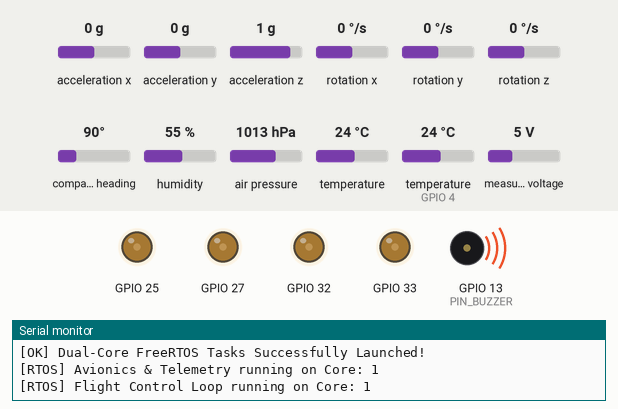
Bench run of a sketch on a simulated ESP32. On the bench: output pins drawn as LEDs (lit = HIGH), buzzer (waves = sounding, pin HIGH), the last lines printed to the serial monitor. Wiring (inferred from the names in the program): DHT11 sensor: data GPIO 4; QMC5883L compass at I2C address 0x0D; INA219 current sensor at I2C address 0x40; MPU-6050 motion sensor at I2C address 0x68; BMP280 pressure sensor at I2C address 0x76. The inputs (shaded band) are chosen by the test bench; at power-on: acceleration x 0 g, acceleration y 0 g, acceleration z 1 g, rotation x 0 °/s, rotation y 0 °/s, rotation z 0 °/s, compass heading 90°, humidity 55 %, air pressure 1013 hPa, temperature 24 °C, temperature (sensor on GPIO 4) 24 °C, measured voltage 5 V. Pins used as bus, display or sensor lines are not drawn.

Above: at 3.38 s.
At 3.64 s:
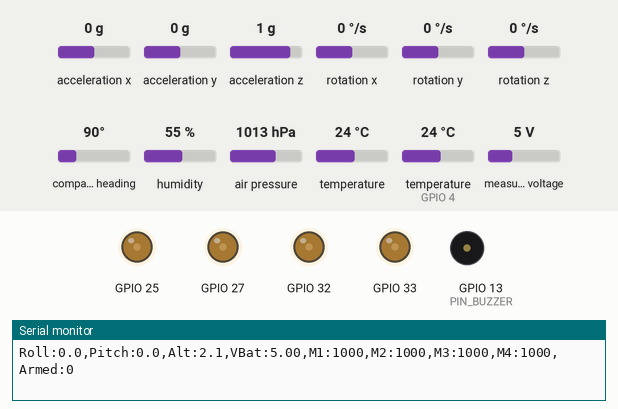
Timing chart, 0 to 6.3 s (numbered marks = the images above):
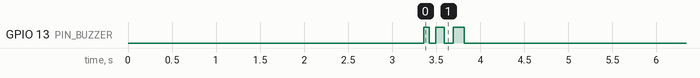

The sketch:

VEGA_FlightController.ino
```cpp
/*
 * ======================================================================================
 * PROJECT VEGA: High-Performance Autonomous Flight Controller Firmware
 * Architecture Inspired by ESP-FC (rtlopez)
 * Microcontroller: ESP32 DevKit (36-Pin / 30-Pin) @ 240MHz
 *
 * SENSORS & PERIPHERALS:
 *   1. MPU-6050   (I2C 0x68): 6-DOF Rate Gyro & Accelerometer (3D Mahony Quaternion AHRS)
 *   2. BMP280     (I2C 0x76): High-Precision Barometric Altitude & Pressure
 *   3. QMC5883L   (I2C 0x0D): 3-Axis Magnetometer / Electronic Compass
 *   4. INA219     (I2C 0x40): LiPo Battery Bus Voltage & Health Monitor
 *   5. SX1276     (VSPI):     Long-Range 433MHz Bidirectional LoRa Control & Telemetry
 *   6. NEO-6M GPS (Serial2):  Autonomous Navigation & Satellite Telemetry (GPIO 16/17)
 *   7. Quad-X ESCs (GPIO 32, 33, 25, 27): Sub-microsecond 250Hz High-Rate PWM Outputs
 *   8. DHT11      (GPIO 4):   Avionics Bay Ambient Temperature & Humidity
 *   9. Buzzer     (GPIO 13):  Asynchronous Multi-Tone Audible System Alarm
 *
 * DUAL-CORE FREERTOS SYSTEM:
 *   - CORE 1: Hard Real-Time Flight Loop (250Hz Deterministic Gyro, AHRS, Cascaded PID, ESCs)
 *   - CORE 0: Avionics, Radio Communications, Navigation & Failsafe Watchdog
 * ======================================================================================
 */

#include <Arduino.h>
#include "Config.h"
#include "FastMath.h"
#include "MahonyAHRS.h"
#include "PID.h"
#include "Motors.h"
#include "Sensors.h"
#include "LoRaComm.h"
#include "Buzzer.h"

// --- Global Subsystems ---
SensorSuite    sensors;
MahonyAHRS     ahrs(0.5f, 0.0f);
FlightPID      flightPid;
MotorDriver    motors;
LoRaComm       radio;
FlightBuzzer   buzzer;

// --- Shared Thread-Safe Flight State ---
volatile bool systemArmed = false;
volatile bool failsafeEngaged = false;
portMUX_TYPE stateMux = portMUX_INITIALIZER_UNLOCKED;

// --- Task Handles ---
TaskHandle_t flightTaskHandle = nullptr;
TaskHandle_t backgroundTaskHandle = nullptr;

// =============================================================================
// CORE 1: DETERMINISTIC HARD REAL-TIME FLIGHT LOOP (250Hz)
// =============================================================================
void flightControlTask(void* pvParameters) {
    TickType_t xLastWakeTime = xTaskGetTickCount();
    const TickType_t xFrequency = pdMS_TO_TICKS(1000 / FLIGHT_LOOP_FREQ_HZ); // 4ms interval

    Serial.print("[RTOS] Flight Control Loop running on Core: ");
    Serial.println(xPortGetCoreID());

    while (true) {
        // Wait for exact 4ms timer boundary (Deterministic 250Hz with zero jitter)
        vTaskDelayUntil(&xLastWakeTime, xFrequency);

        // 1. High-Speed Gyro & Accelerometer Burst Read (< 350us)
        sensors.readFastIMU();
        const SensorData& sData = sensors.getData();

        // 2. 3D Mahony Quaternion Attitude Fusion
        ahrs.updateIMU(sData.gyroRate.x, sData.gyroRate.y, sData.gyroRate.z,
                       sData.accelG.x, sData.accelG.y, sData.accelG.z,
                       FLIGHT_LOOP_DT_S);

        float currentRoll  = ahrs.getRoll();
        float currentPitch = ahrs.getPitch();

        // 3. Read Thread-Safe Control Inputs from Radio
        float throttleStick = radio.getThrottle();
        float targetRoll    = radio.getTargetRoll();
        float targetPitch   = radio.getTargetPitch();
        float targetYawRate = radio.getTargetYawRate();
        bool isAngleMode    = radio.isAngleMode();

        portENTER_CRITICAL(&stateMux);
        bool armed = systemArmed && !failsafeEngaged;
        portEXIT_CRITICAL(&stateMux);

        // 4. Cascaded PID Computation & Motor Mixing
        if (armed && throttleStick >= 1050.0f) {
            float outRoll = 0.0f, outPitch = 0.0f, outYaw = 0.0f;

            // Outer Angle PID -> Inner Rate PID
            flightPid.compute(targetRoll, targetPitch, targetYawRate,
                              currentRoll, currentPitch,
                              sData.gyroRate.x, sData.gyroRate.y, sData.gyroRate.z,
                              FLIGHT_LOOP_DT_S, isAngleMode,
                              outRoll, outPitch, outYaw);

            // Mix and output to Quad-X ESCs
            motors.write(throttleStick, outRoll, outPitch, outYaw);
        } else if (armed) {
            // Armed but zero throttle: Idle motor spool-up (AirMode idle)
            flightPid.reset();
            motors.write(1000.0f, 0.0f, 0.0f, 0.0f);
        } else {
            // Disarmed or Failsafe: Motors killed immediately!
            flightPid.reset();
            motors.stopAll();
        }
    }
}

// =============================================================================
// CORE 0: AVIONICS, COMMUNICATIONS, GPS & SAFETY TASK (50Hz)
// =============================================================================
void backgroundAvionicsTask(void* pvParameters) {
    TickType_t xLastWakeTime = xTaskGetTickCount();
    const TickType_t xFrequency = pdMS_TO_TICKS(20); // 20ms = 50Hz

    Serial.print("[RTOS] Avionics & Telemetry running on Core: ");
    Serial.println(xPortGetCoreID());

    uint32_t loopCounter = 0;

    while (true) {
        vTaskDelayUntil(&xLastWakeTime, xFrequency);
        loopCounter++;

        // 1. Process LoRa Radio Command Packets & Failsafe Watchdog
        radio.update();
        bool failsafe = radio.isFailsafe();

        // 2. Safe Arming Logic Interlock
        bool armRequested = radio.isArmedRequested();
        portENTER_CRITICAL(&stateMux);
        if (armRequested && !systemArmed && !failsafe) {
            // Safety: Disallow arming if throttle is not at minimum!
            if (radio.getThrottle() <= 1060.0f) {
                systemArmed = true;
                motors.setArmed(true);
                buzzer.play(BUZZER_ARMED);
            }
        } else if (!armRequested && systemArmed) {
            systemArmed = false;
            motors.setArmed(false);
            buzzer.play(BUZZER_DISARMED);
        }

        if (failsafe && systemArmed) {
            systemArmed = false;
            failsafeEngaged = true;
            motors.setArmed(false);
            buzzer.play(BUZZER_FAILSAFE_ALARM);
        } else if (!failsafe) {
            failsafeEngaged = false;
        }
        portEXIT_CRITICAL(&stateMux);

        // 3. Sample Navigation & Environmental Sensors (20Hz)
        if (loopCounter % 2 == 0) {
            sensors.readBarometer();
            sensors.readCompass();
            sensors.readBattery();
        }

        // 4. Stream GPS UART NMEA sentences (Continuous)
        sensors.updateGPS();

        // 5. Sample Ambient DHT11 Sensor (Every 2 seconds = 100 loops)
        if (loopCounter % 100 == 0) {
            sensors.readDHT11();
        }

        // 6. LiPo Battery Voltage Protection Alarm
        const SensorData& sData = sensors.getData();
        if (sData.inaReady && sData.batteryVoltage < BATTERY_WARN_V && sData.batteryVoltage > 6.0f) {
            buzzer.play(BUZZER_BATTERY_LOW);
        }

        // 7. Transmit Real-Time LoRa Telemetry to Ground Station (10Hz)
        if (loopCounter % 5 == 0) {
            radio.sendTelemetry(ahrs.getRoll(), ahrs.getPitch(), ahrs.getYaw(),
                                sData.altitudeM, sData.batteryVoltage,
                                sData.gpsSatellites, systemArmed, failsafeEngaged);
        }

        // 8. Serial Monitor / Plotter Debug Output (10Hz)
        if (loopCounter % 5 == 0) {
            Serial.print("Roll:");   Serial.print(ahrs.getRoll(), 1);
            Serial.print(",Pitch:");  Serial.print(ahrs.getPitch(), 1);
            Serial.print(",Alt:");    Serial.print(sData.altitudeM, 1);
            Serial.print(",VBat:");   Serial.print(sData.batteryVoltage, 2);
            Serial.print(",M1:");     Serial.print(motors.getMotor1Pulse());
            Serial.print(",M2:");     Serial.print(motors.getMotor2Pulse());
            Serial.print(",M3:");     Serial.print(motors.getMotor3Pulse());
            Serial.print(",M4:");     Serial.print(motors.getMotor4Pulse());
            Serial.print(",Armed:");  Serial.println(systemArmed ? 1 : 0);
        }

        // 9. Update Asynchronous Buzzer State Machine
        buzzer.update();
    }
}

// =============================================================================
// SETUP ROUTINE
// =============================================================================
void setup() {
    Serial.begin(115200);
    delay(1000);

    Serial.println("\n=======================================================");
    Serial.println("  PROJECT VEGA: AUTONOMOUS DUAL-CORE FLIGHT CONTROLLER ");
    Serial.println("  Inspired by ESP-FC Architecture | Hardware Initializing");
    Serial.println("=======================================================");

    // 1. Initialize Buzzer
    buzzer.begin();

    // 2. Initialize Motor Driver (Safe 1000us Disarmed State)
    motors.begin();
    Serial.println("[OK] ESC Motor Driver Initialized (1000us Safe Stop)");

    // 3. Initialize Shared I2C Bus & Sensors
    if (sensors.beginI2C()) {
        Serial.println("[OK] Fast I2C Bus Initialized @ 400kHz");
        Serial.println("[OK] MPU-6050 6-DOF IMU Configured (+/-2000dps, 42Hz DLPF)");
    } else {
        Serial.println("[ERROR] MPU-6050 NOT DETECTED! Check I2C Wiring (GPIO 21/22)");
    }

    // 4. Gyroscope Still Calibration
    Serial.println("[INFO] Calibrating Gyro Offsets... KEEP DRONE FLAT AND STILL!");
    sensors.calibrateGyro(400);
    Serial.println("[OK] Gyroscope Calibrated Successfully!");

    // 5. Initialize LoRa SX1276 Module
    if (radio.begin()) {
        Serial.println("[OK] LoRa SX1276 Transceiver Started @ 433MHz (VSPI)");
    } else {
        Serial.println("[WARN] LoRa SX1276 Not Found (Check SPI Wiring & 3.3V Power)");
    }

    // Play Startup Confirmation Chime
    buzzer.play(BUZZER_BOOT_SUCCESS);

    // 6. Spawn Core 1 Task: Dedicated High-Priority Flight Control Loop
    xTaskCreatePinnedToCore(
        flightControlTask,    // Function pointer
        "FlightCore1",        // Task name
        8192,                 // Stack size
        NULL,                 // Parameters
        configMAX_PRIORITIES - 1, // Highest Real-Time Priority!
        &flightTaskHandle,    // Task handle
        1                     // CORE 1
    );

    // 7. Spawn Core 0 Task: Avionics, Radio & Navigation
    xTaskCreatePinnedToCore(
        backgroundAvionicsTask, // Function pointer
        "AvionicsCore0",        // Task name
        8192,                   // Stack size
        NULL,                   // Parameters
        2,                      // Normal Priority
        &backgroundTaskHandle,  // Task handle
        0                       // CORE 0
    );

    Serial.println("[OK] Dual-Core FreeRTOS Tasks Successfully Launched!\n");
}

// Standard Arduino loop is idle because FreeRTOS manages both cores
void loop() {
    vTaskDelay(pdMS_TO_TICKS(1000));
}
```

Buzzer.cpp
```cpp
#include "Buzzer.h"

FlightBuzzer::FlightBuzzer()
    : currentPattern(BUZZER_SILENT), stateStartTime(0), stepIndex(0) {
}

void FlightBuzzer::begin() {
    pinMode(PIN_BUZZER, OUTPUT);
    setBuzzer(false);
}

void FlightBuzzer::setBuzzer(bool on) {
    digitalWrite(PIN_BUZZER, on ? HIGH : LOW);
}

void FlightBuzzer::play(BuzzerPattern pattern) {
    currentPattern = pattern;
    stepIndex = 0;
    stateStartTime = millis();
}

void FlightBuzzer::update() {
    if (currentPattern == BUZZER_SILENT) {
        setBuzzer(false);
        return;
    }

    unsigned long elapsed = millis() - stateStartTime;

    switch (currentPattern) {
        case BUZZER_BOOT_SUCCESS:
            // Beep (80ms), Pause (80ms), Beep (80ms), Pause (80ms), Beep (150ms)
            if (elapsed < 80) setBuzzer(true);
            else if (elapsed < 160) setBuzzer(false);
            else if (elapsed < 240) setBuzzer(true);
            else if (elapsed < 320) setBuzzer(false);
            else if (elapsed < 470) setBuzzer(true);
            else {
                setBuzzer(false);
                currentPattern = BUZZER_SILENT;
            }
            break;

        case BUZZER_ARMED:
            // Single confident 250ms beep
            if (elapsed < 250) setBuzzer(true);
            else {
                setBuzzer(false);
                currentPattern = BUZZER_SILENT;
            }
            break;

        case BUZZER_DISARMED:
            // 2 gentle 70ms beeps
            if (elapsed < 70) setBuzzer(true);
            else if (elapsed < 140) setBuzzer(false);
            else if (elapsed < 210) setBuzzer(true);
            else {
                setBuzzer(false);
                currentPattern = BUZZER_SILENT;
            }
            break;

        case BUZZER_BATTERY_LOW:
            // Periodic warning double-beep every 1.5 seconds
            if (elapsed < 100) setBuzzer(true);
            else if (elapsed < 200) setBuzzer(false);
            else if (elapsed < 300) setBuzzer(true);
            else if (elapsed < 1500) setBuzzer(false);
            else {
                stateStartTime = millis(); // Loop pattern
            }
            break;

        case BUZZER_FAILSAFE_ALARM:
            // Fast continuous alarm beep (100ms ON / 100ms OFF)
            if ((elapsed / 100) % 2 == 0) setBuzzer(true);
            else setBuzzer(false);
            break;

        default:
            setBuzzer(false);
            currentPattern = BUZZER_SILENT;
            break;
    }
}
```

Buzzer.h
```cpp
#pragma once
#include <Arduino.h>
#include "Config.h"

enum BuzzerPattern {
    BUZZER_SILENT = 0,
    BUZZER_BOOT_SUCCESS,
    BUZZER_ARMED,
    BUZZER_DISARMED,
    BUZZER_BATTERY_LOW,
    BUZZER_FAILSAFE_ALARM
};

class FlightBuzzer {
public:
    FlightBuzzer();

    void begin();
    void play(BuzzerPattern pattern);
    void update();

private:
    BuzzerPattern currentPattern;
    unsigned long stateStartTime;
    uint8_t stepIndex;

    void setBuzzer(bool on);
};
```

FastMath.h
```cpp
#pragma once
#include <Arduino.h>
#include <math.h>

struct Vector3f {
    float x;
    float y;
    float z;

    Vector3f() : x(0.0f), y(0.0f), z(0.0f) {}
    Vector3f(float x_, float y_, float z_) : x(x_), y(y_), z(z_) {}
};

struct Quaternion {
    float q0, q1, q2, q3;

    Quaternion() : q0(1.0f), q1(0.0f), q2(0.0f), q3(0.0f) {}
    Quaternion(float w, float x, float y, float z) : q0(w), q1(x), q2(y), q3(z) {}
};

// Fast inverse square root (Quake III algorithm for real-time attitude estimation)
inline float fastInvSqrt(float x) {
    float halfx = 0.5f * x;
    float y = x;
    long i = *(long*)&y;
    i = 0x5f3759df - (i >> 1);
    y = *(float*)&i;
    y = y * (1.5f - (halfx * y * y));
    return y;
}

inline float degToRad(float deg) {
    return deg * 0.017453292519943295f;
}

inline float radToDeg(float rad) {
    return rad * 57.29577951308232f;
}

inline float clampFloat(float val, float minVal, float maxVal) {
    if (val < minVal) return minVal;
    if (val > maxVal) return maxVal;
    return val;
}
```

LoRaComm.h
```cpp
#pragma once
#include <Arduino.h>
#include <SPI.h>
#include "Config.h"

// Command Packet sent from Ground Station Transmitter to Drone
struct __attribute__((packed)) RadioCommandPacket {
    uint16_t throttle; // 1000 - 2000 us
    int16_t roll;      // target angle in tenths of degree (-300 to +300 = -30.0 to +30.0 deg)
    int16_t pitch;     // target angle in tenths of degree (-300 to +300 = -30.0 to +30.0 deg)
    int16_t yaw;       // target rate in tenths of deg/s (-1500 to +1500)
    uint8_t flags;     // Bit 0: Armed (1=Armed, 0=Disarmed)
                       // Bit 1: Flight Mode (1=Angle, 0=Acro)
    uint8_t checksum;
};

// Telemetry Packet sent from Drone to Ground Station
struct __attribute__((packed)) DroneTelemetryPacket {
    int16_t roll;            // Tenths of degree
    int16_t pitch;           // Tenths of degree
    int16_t yaw;             // Tenths of degree
    int16_t altitudeDm;      // Decimeters (0.1m)
    uint16_t batteryMv;      // Millivolts
    uint8_t gpsSats;
    uint8_t statusFlags;     // Bit 0: Armed, Bit 1: Failsafe, Bit 2: Sensor Health
    uint8_t checksum;
};

class LoRaComm {
public:
    LoRaComm();

    bool begin();
    void update();
    void sendTelemetry(float roll, float pitch, float yaw, float altitude, float vbat, int sats, bool armed, bool failsafe);

    // Extracted control inputs
    float getThrottle() const { return targetThrottle; }
    float getTargetRoll() const { return targetRoll; }
    float getTargetPitch() const { return targetPitch; }
    float getTargetYawRate() const { return targetYawRate; }
    bool isArmedRequested() const { return armedRequested; }
    bool isAngleMode() const { return angleMode; }
    bool isFailsafe() const { return failsafeActive; }

private:
    SPIClass spiLoRa;
    unsigned long lastPacketTime;
    bool failsafeActive;

    float targetThrottle;
    float targetRoll;
    float targetPitch;
    float targetYawRate;
    bool armedRequested;
    bool angleMode;

    void writeRegister(uint8_t reg, uint8_t val);
    uint8_t readRegister(uint8_t reg);
};
```

MahonyAHRS.h
```cpp
#pragma once
#include "FastMath.h"

class MahonyAHRS {
public:
    MahonyAHRS(float kp = 0.5f, float ki = 0.0f);

    void reset();
    void updateIMU(float gx, float gy, float gz, float ax, float ay, float az, float dt);

    // Euler angles in degrees
    float getRoll() const { return roll; }
    float getPitch() const { return pitch; }
    float getYaw() const { return yaw; }

    // Raw quaternion access
    Quaternion getQuaternion() const { return q; }

private:
    float twoKp; // 2 * proportional gain (Kp)
    float twoKi; // 2 * integral gain (Ki)
    Quaternion q;
    float integralFBx, integralFBy, integralFBz; // integral error terms scaled by Ki

    float roll;
    float pitch;
    float yaw;

    void computeEuler();
};
```

Source omitted: LoRaComm.cpp (6525 bytes), MahonyAHRS.cpp (3364 bytes), Motors.cpp (3647 bytes), Motors.h (722 bytes), PID.cpp (3831 bytes), PID.h (1452 bytes), Sensors.cpp (10253 bytes), Sensors.h (1764 bytes), Config.h (4085 bytes)

Measured:
- by itself, GPIO 13 (PIN_BUZZER): repeats every 0.17 s: LOW 0.07 s, HIGH 0.10 s, until it stays LOW from 3.8 s
